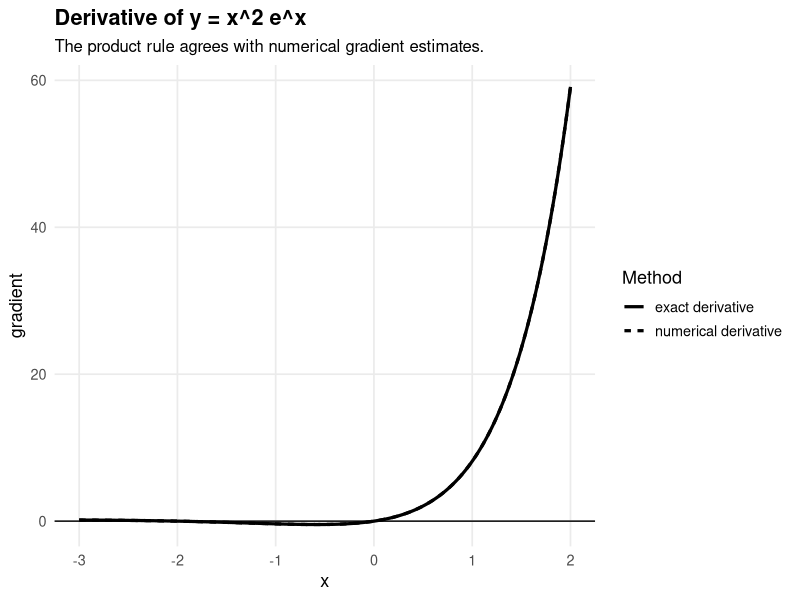
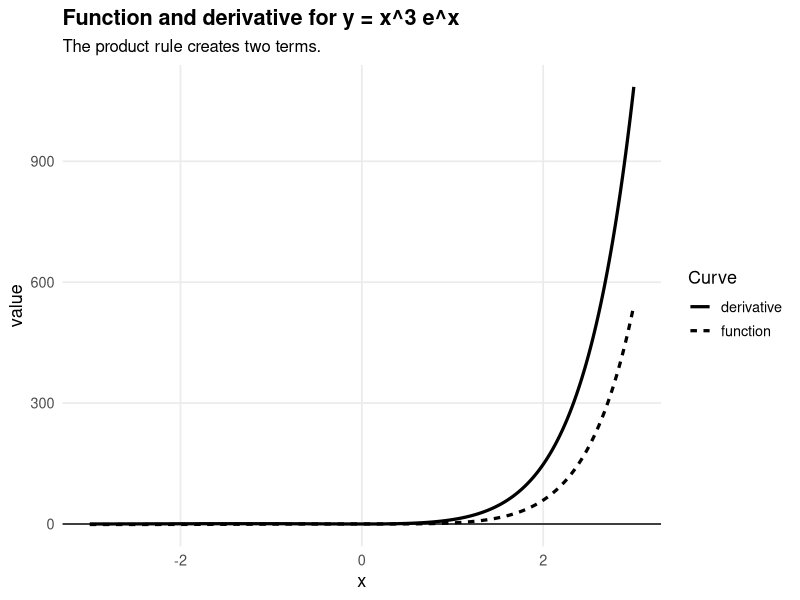
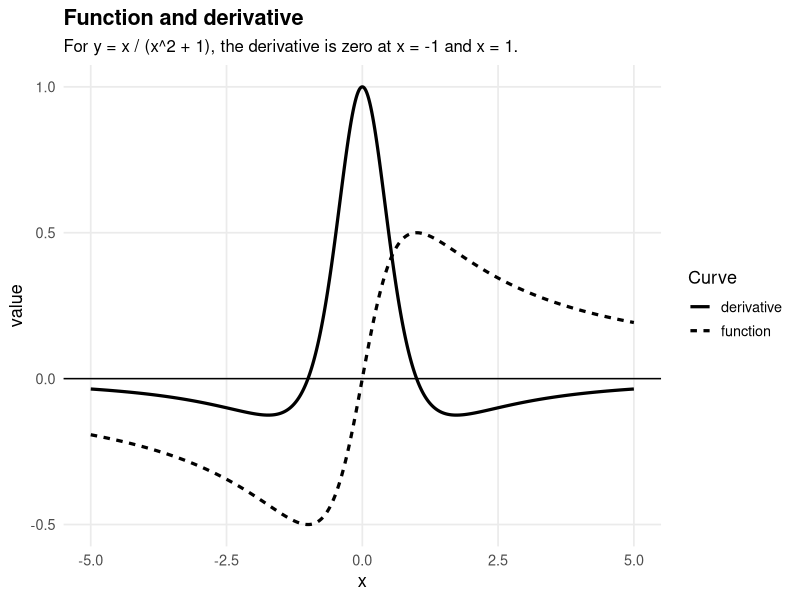
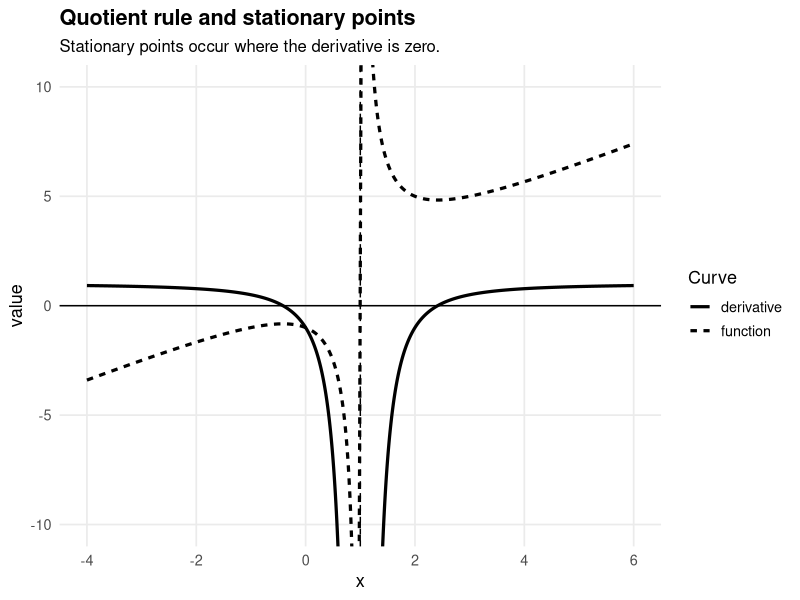
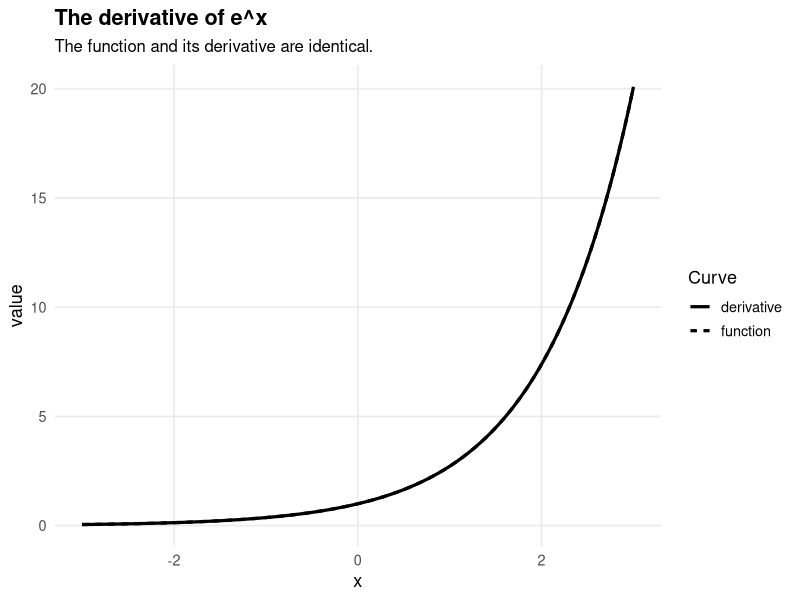
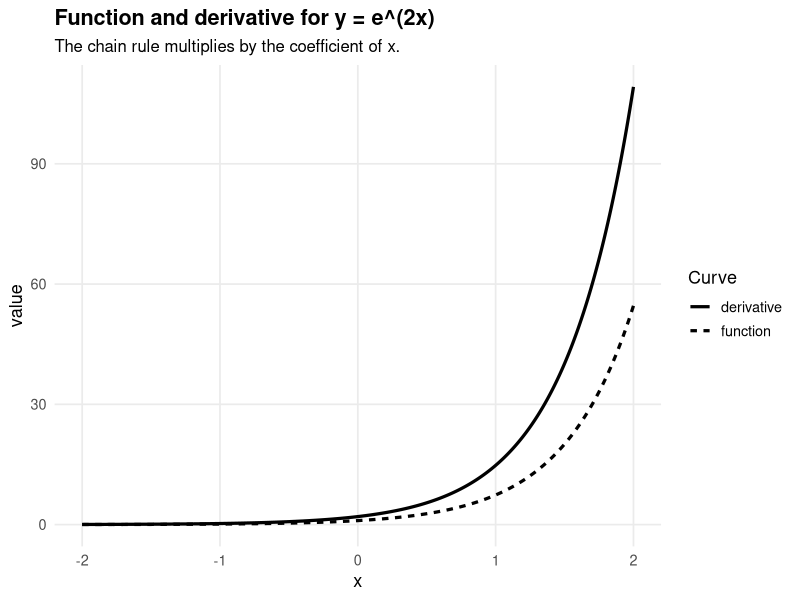
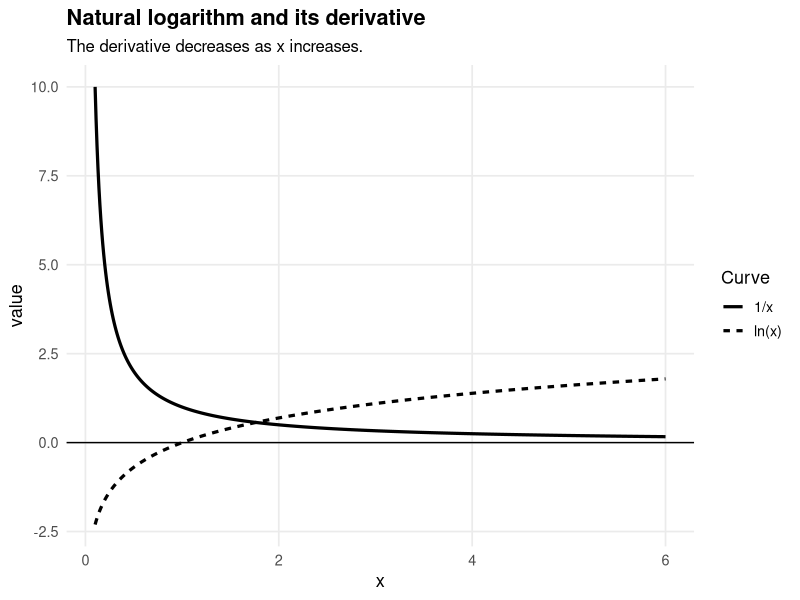
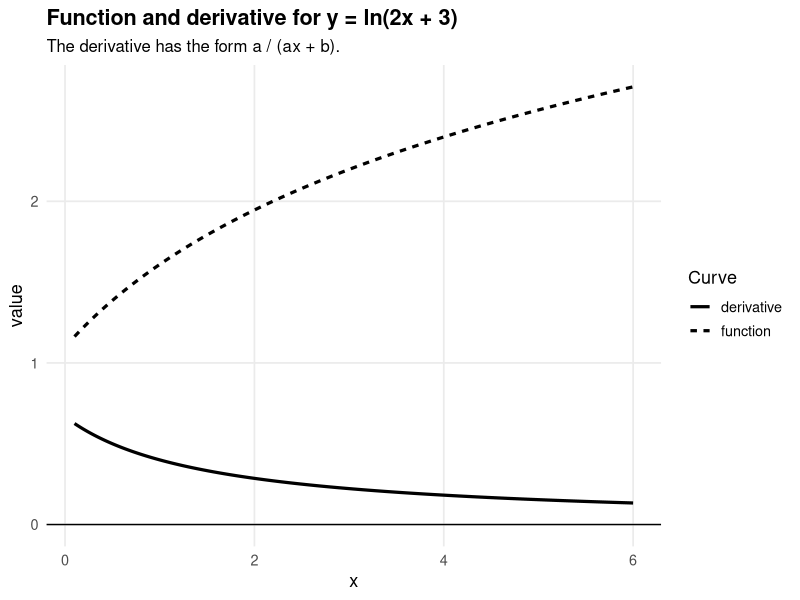

Recreate these plots in R, in order.
## ---- chunk 1
#| label: setup-differentiation
#| include: false

library(ggplot2)

book_theme <- function(base_size = 13) {
  theme_minimal(base_size = base_size) +
    theme(
      plot.title = element_text(face = "bold"),
      plot.subtitle = element_text(size = base_size - 1),
      panel.grid.minor = element_blank()
    )
}

numeric_derivative <- function(f, x, h = 1e-5) {
  (f(x + h) - f(x - h)) / (2 * h)
}
## ---- chunk 2
#| label: fig-product-rule-gradient
#| fig-cap: "Comparing the numerical and exact derivative of y = x^2 e^x."
#| fig-width: 6
#| fig-height: 4

f <- function(x) x^2 * exp(x)

df <- data.frame(
  x = seq(-3, 2, length.out = 600)
)

df$y <- f(df$x)
df$exact_derivative <- exp(df$x) * (df$x^2 + 2 * df$x)
df$numeric_derivative <- numeric_derivative(f, df$x)

ggplot(df, aes(x = x)) +
  geom_line(aes(y = exact_derivative, linetype = "exact derivative"), linewidth = 1.1) +
  geom_line(aes(y = numeric_derivative, linetype = "numerical derivative"), linewidth = 1.1) +
  geom_hline(yintercept = 0) +
  labs(
    title = "Derivative of y = x^2 e^x",
    subtitle = "The product rule agrees with numerical gradient estimates.",
    x = "x",
    y = "gradient",
    linetype = "Method"
  ) +
  book_theme()
## ---- chunk 3
#| label: fig-product-rule-family
#| fig-cap: "Exploring derivatives of y = x^n e^x."
#| fig-width: 6
#| fig-height: 4

n <- 3

df <- data.frame(
  x = seq(-3, 3, length.out = 600)
)

df$y <- df$x^n * exp(df$x)
df$dy <- exp(df$x) * (n * df$x^(n - 1) + df$x^n)

ggplot(df, aes(x = x)) +
  geom_line(aes(y = y, linetype = "function"), linewidth = 1.1) +
  geom_line(aes(y = dy, linetype = "derivative"), linewidth = 1.1) +
  geom_hline(yintercept = 0) +
  labs(
    title = paste0("Function and derivative for y = x^", n, " e^x"),
    subtitle = "The product rule creates two terms.",
    x = "x",
    y = "value",
    linetype = "Curve"
  ) +
  book_theme()
## ---- chunk 4
#| label: fig-quotient-rule-gradient
#| fig-cap: "The function y = x / (x^2 + 1) and its derivative."
#| fig-width: 6
#| fig-height: 4

df <- data.frame(
  x = seq(-5, 5, length.out = 800)
)

df$y <- df$x / (df$x^2 + 1)
df$dy <- (1 - df$x^2) / (df$x^2 + 1)^2

ggplot(df, aes(x = x)) +
  geom_line(aes(y = y, linetype = "function"), linewidth = 1.1) +
  geom_line(aes(y = dy, linetype = "derivative"), linewidth = 1.1) +
  geom_hline(yintercept = 0) +
  labs(
    title = "Function and derivative",
    subtitle = "For y = x / (x^2 + 1), the derivative is zero at x = -1 and x = 1.",
    x = "x",
    y = "value",
    linetype = "Curve"
  ) +
  book_theme()
## ---- chunk 5
#| label: fig-quotient-stationary
#| fig-cap: "Stationary points of y = (x^2 + 1)/(x - 1)."
#| fig-width: 6
#| fig-height: 4

df <- data.frame(
  x = seq(-4, 6, length.out = 1200)
)

df <- subset(df, abs(x - 1) > 0.05)

df$y <- (df$x^2 + 1) / (df$x - 1)
df$dy <- (df$x^2 - 2 * df$x - 1) / (df$x - 1)^2

ggplot(df, aes(x = x)) +
  geom_line(aes(y = y, linetype = "function"), linewidth = 1.1) +
  geom_line(aes(y = dy, linetype = "derivative"), linewidth = 1.1) +
  geom_hline(yintercept = 0) +
  geom_vline(xintercept = 1, linetype = "dashed") +
  coord_cartesian(ylim = c(-10, 10)) +
  labs(
    title = "Quotient rule and stationary points",
    subtitle = "Stationary points occur where the derivative is zero.",
    x = "x",
    y = "value",
    linetype = "Curve"
  ) +
  book_theme()
## ---- chunk 6
#| label: fig-exp-derivative
#| fig-cap: "The function y = e^x is its own derivative."
#| fig-width: 6
#| fig-height: 4

df <- data.frame(
  x = seq(-3, 3, length.out = 600)
)

df$y <- exp(df$x)
df$dy <- exp(df$x)

ggplot(df, aes(x = x)) +
  geom_line(aes(y = y, linetype = "function"), linewidth = 1.1) +
  geom_line(aes(y = dy, linetype = "derivative"), linewidth = 1.1) +
  labs(
    title = "The derivative of e^x",
    subtitle = "The function and its derivative are identical.",
    x = "x",
    y = "value",
    linetype = "Curve"
  ) +
  book_theme()
## ---- chunk 7
#| label: fig-exp-chain-family
#| fig-cap: "Exploring y = e^(ax) and its derivative."
#| fig-width: 6
#| fig-height: 4

a <- 2

df <- data.frame(
  x = seq(-2, 2, length.out = 600)
)

df$y <- exp(a * df$x)
df$dy <- a * exp(a * df$x)

ggplot(df, aes(x = x)) +
  geom_line(aes(y = y, linetype = "function"), linewidth = 1.1) +
  geom_line(aes(y = dy, linetype = "derivative"), linewidth = 1.1) +
  labs(
    title = paste0("Function and derivative for y = e^(", a, "x)"),
    subtitle = "The chain rule multiplies by the coefficient of x.",
    x = "x",
    y = "value",
    linetype = "Curve"
  ) +
  book_theme()
## ---- chunk 8
#| label: fig-log-derivative
#| fig-cap: "The derivative of y = ln(x) is y = 1/x."
#| fig-width: 6
#| fig-height: 4

df <- data.frame(
  x = seq(0.1, 6, length.out = 600)
)

df$y <- log(df$x)
df$dy <- 1 / df$x

ggplot(df, aes(x = x)) +
  geom_line(aes(y = y, linetype = "ln(x)"), linewidth = 1.1) +
  geom_line(aes(y = dy, linetype = "1/x"), linewidth = 1.1) +
  geom_hline(yintercept = 0) +
  labs(
    title = "Natural logarithm and its derivative",
    subtitle = "The derivative decreases as x increases.",
    x = "x",
    y = "value",
    linetype = "Curve"
  ) +
  book_theme()
## ---- chunk 9
#| label: fig-ln-linear-family
#| fig-cap: "Exploring derivatives of y = ln(ax + b)."
#| fig-width: 6
#| fig-height: 4

a <- 2
b <- 3

df <- data.frame(
  x = seq(0.1, 6, length.out = 600)
)

df$y <- log(a * df$x + b)
df$dy <- a / (a * df$x + b)

ggplot(df, aes(x = x)) +
  geom_line(aes(y = y, linetype = "function"), linewidth = 1.1) +
  geom_line(aes(y = dy, linetype = "derivative"), linewidth = 1.1) +
  geom_hline(yintercept = 0) +
  labs(
    title = paste0("Function and derivative for y = ln(", a, "x + ", b, ")"),
    subtitle = "The derivative has the form a / (ax + b).",
    x = "x",
    y = "value",
    linetype = "Curve"
  ) +
  book_theme()
## ---- chunk 10
#| label: fig-sin-derivative
#| fig-cap: "The derivative of y = sin(x) is y = cos(x)."
#| fig-width: 6
#| fig-height: 4

df <- data.frame(
  x = seq(-2 * pi, 2 * pi, length.out = 800)
)

df$y <- sin(df$x)
df$dy <- cos(df$x)

ggplot(df, aes(x = x)) +
  geom_line(aes(y = y, linetype = "sin(x)"), linewidth = 1.1) +
  geom_line(aes(y = dy, linetype = "cos(x)"), linewidth = 1.1) +
  geom_hline(yintercept = 0) +
  labs(
    title = "The derivative of sin(x)",
    subtitle = "Angles are measured in radians.",
    x = "x",
    y = "value",
    linetype = "Curve"
  ) +
  book_theme()
## ---- chunk 11
#| label: fig-trig-derivative-family
#| fig-cap: "Function and derivative for y = cos(2x)."
#| fig-width: 6
#| fig-height: 4

df <- data.frame(
  x = seq(-2 * pi, 2 * pi, length.out = 800)
)

df$y <- cos(2 * df$x)
df$dy <- -2 * sin(2 * df$x)

ggplot(df, aes(x = x)) +
  geom_line(aes(y = y, linetype = "cos(2x)"), linewidth = 1.1) +
  geom_line(aes(y = dy, linetype = "derivative"), linewidth = 1.1) +
  geom_hline(yintercept = 0) +
  labs(
    title = "Derivative of y = cos(2x)",
    subtitle = "The chain rule changes the amplitude of the derivative.",
    x = "x",
    y = "value",
    linetype = "Curve"
  ) +
  book_theme()
## ---- chunk 12
#| label: fig-implicit-circle
#| fig-cap: "The circle x^2 + y^2 = 25 and the tangent at (3, 4)."
#| fig-width: 6
#| fig-height: 5

theta <- seq(0, 2 * pi, length.out = 800)

circle <- data.frame(
  x = 5 * cos(theta),
  y = 5 * sin(theta)
)

tangent <- data.frame(
  x = seq(-1, 6, length.out = 200)
)

tangent$y <- 4 - (3 / 4) * (tangent$x - 3)

ggplot() +
  geom_path(data = circle, aes(x = x, y = y), linewidth = 1.1) +
  geom_line(data = tangent, aes(x = x, y = y), linetype = "dashed", linewidth = 1.1) +
  annotate("point", x = 3, y = 4, size = 3) +
  geom_hline(yintercept = 0) +
  geom_vline(xintercept = 0) +
  coord_equal() +
  labs(
    title = "Implicit differentiation on a circle",
    subtitle = "At (3, 4), the gradient is -3/4.",
    x = "x",
    y = "y"
  ) +
  book_theme()
## ---- chunk 13
#| label: fig-implicit-circle-changing-point
#| fig-cap: "Changing the point of tangency on x^2 + y^2 = 25."
#| fig-width: 6
#| fig-height: 5

x0 <- 4
y0 <- 3

theta <- seq(0, 2 * pi, length.out = 800)

circle <- data.frame(
  x = 5 * cos(theta),
  y = 5 * sin(theta)
)

m <- -x0 / y0

tangent <- data.frame(
  x = seq(-1, 6, length.out = 200)
)

tangent$y <- y0 + m * (tangent$x - x0)

ggplot() +
  geom_path(data = circle, aes(x = x, y = y), linewidth = 1.1) +
  geom_line(data = tangent, aes(x = x, y = y), linetype = "dashed", linewidth = 1.1) +
  annotate("point", x = x0, y = y0, size = 3) +
  geom_hline(yintercept = 0) +
  geom_vline(xintercept = 0) +
  coord_equal() +
  labs(
    title = "Tangent to x^2 + y^2 = 25",
    subtitle = paste0("At (", x0, ", ", y0, "), the gradient is ", round(m, 3), "."),
    x = "x",
    y = "y"
  ) +
  book_theme()
## ---- chunk 14
#| label: fig-parametric-circle
#| fig-cap: "The parametric curve x = cos(t), y = sin(t)."
#| fig-width: 6
#| fig-height: 5

t <- seq(0, 2 * pi, length.out = 800)

df <- data.frame(
  t = t,
  x = cos(t),
  y = sin(t)
)

ggplot(df, aes(x = x, y = y)) +
  geom_path(linewidth = 1.1) +
  geom_hline(yintercept = 0) +
  geom_vline(xintercept = 0) +
  coord_equal() +
  labs(
    title = "Parametric circle",
    subtitle = "x = cos(t), y = sin(t).",
    x = "x",
    y = "y"
  ) +
  book_theme()
## ---- chunk 15
#| label: fig-parametric-cubic
#| fig-cap: "The parametric curve x = t^2, y = t^3 - 3t."
#| fig-width: 6
#| fig-height: 5

t <- seq(-3, 3, length.out = 800)

df <- data.frame(
  t = t,
  x = t^2,
  y = t^3 - 3 * t
)

ggplot(df, aes(x = x, y = y)) +
  geom_path(linewidth = 1.1) +
  geom_hline(yintercept = 0) +
  geom_vline(xintercept = 0) +
  labs(
    title = "Parametric curve",
    subtitle = "x = t^2, y = t^3 - 3t.",
    x = "x",
    y = "y"
  ) +
  book_theme()
